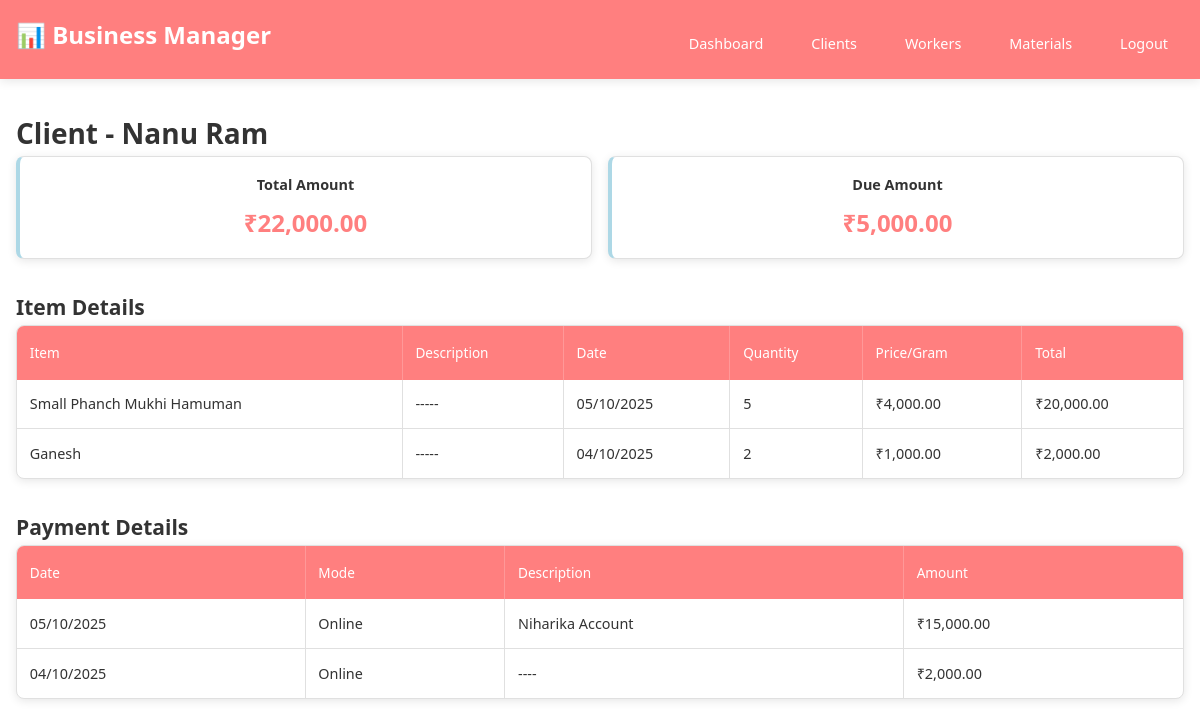
Page /client/Nanu Ram (signed in) on the earlier database version.
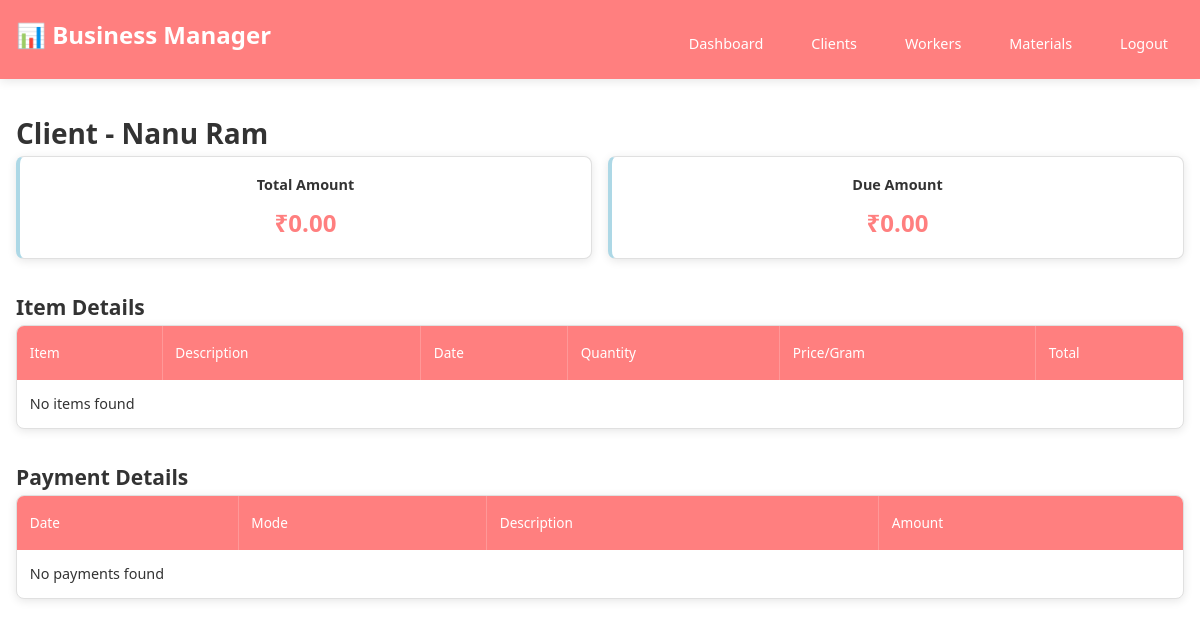
Same page on the later database version.
### app/models.py (models this page shows)
class client_workers(db.Model) :
    cw_id = db.Column(db.Integer, primary_key = True)
    client_name = db.Column(db.String(100), nullable = False)
    status = db.Column(db.String(100), nullable = False)
    client_order = db.relationship('Client_Order_Details', backref='student', lazy=True)
    client_payment = db.relationship('client_payment_details', backref='student', lazy=True)

class Client_Order_Details(db.Model) :
    co_id = db.Column(db.Integer, primary_key = True)
    item = db.Column(db.String(100), nullable = False)
    date = db.Column(db.Date, nullable = False)
    description = db.Column(db.String(100))
    quantity = db.Column(db.Integer, nullable = False)
    price = db.Column(db.Integer, nullable = False)
    total_amount = db.Column(db.Integer, db.Computed('quantity * price'))
    cw_id = db.Column(db.Integer, db.ForeignKey('client_workers.cw_id'), nullable=False)

class client_payment_details(db.Model):
    cp_id = db.Column(db.Integer, primary_key=True)
    date = db.Column(db.Date, nullable = False)
    mode = db.Column(db.String(100))
    description = db.Column(db.String(100))
    amount = db.Column(db.Integer, nullable = False)
    cw_id = db.Column(db.Integer, db.ForeignKey('client_workers.cw_id'), nullable=False)

### app/routes/tasks.py (the view)
    def wrapper(*args, **kwargs):
        if 'user' not in session:
            flash("⚠️ Please login first to continue.", "warning")
            return redirect(url_for('auth.login'))
        return view_func(*args, **kwargs)

### app/routes/tasks.py (called while the page is built)
def login_required(view_func):
    def wrapper(*args, **kwargs):
        if 'user' not in session:
            flash("⚠️ Please login first to continue.", "warning")
            return redirect(url_for('auth.login'))
        return view_func(*args, **kwargs)
    wrapper.__name__ = view_func.__name__
    return wrapper

### app/templates/clients_info.html (shortened to what this page needs)
{% extends "base.html" %}
{% block content %}
<h1 class="section-title">Client - {{ client["name"] }}</h1>
<section class="inventory-summary">
    <div class="summary-grid">
        <div class="summary-card">
            <h3>Total Amount</h3>
            <span>₹{{ "{:,.2f}".format(total_amount|default(0)) }}</span>
        </div>
        <div class="summary-card">
            <h3>Due Amount</h3>
            <span class="due">₹{{ "{:,.2f}".format(due_amount|default(0)) }}</span>
        </div>
    </div>
</section>
<section class="inventory-table">
    <h2>Item Details</h2>
    <div class="table-container">
        <table class="table">
            <thead>
                <tr>
                    <th>Item</th>
                    <th>Description</th>
                    <th>Date</th>
                    <th>Quantity</th>
                    <th>Price/Gram</th>
                    <th>Total</th>
                </tr>
            </thead>
            <tbody>
                {% for item in client["items"] %}
                <tr>
                    <td>{{ item["item"]|default('-') }}</td>
                    <td>{{ item["description"] or '-----' }}</td>
                    <td>{{ item["date"]|default('-') }}</td>
                    <td>{{ item["quantity"]|default(0) }}</td>
                    <td>₹{{ "{:,.2f}".format(item["price"]|default(0)) }}</td>
                    <td>₹{{ "{:,.2f}".format(item["total_amount"]|default(0)) }}</td>
                </tr>
                {% else %}
                <tr><td colspan="6">No items found</td></tr>
                {% endfor %}
            </tbody>
        </table>
    </div>
</section>
<section class="inventory-table">
    <h2>Payment Details</h2>
    <div class="table-container">
        <table class="table">
            <thead>
                <tr>
                    <th>Date</th>
                    <th>Mode</th>
                    <th>Description</th>
                    <th>Amount</th>
                </tr>
            </thead>
            <tbody>
                {% for pay in client["payments"] %}
                <tr>
                    <td>{{ pay["date"]|default('-') }}</td>
                    <td>{{ pay.get("mode", '-') }}</td>
                    <td>{{ pay["description"] or '----' }}</td>
                    <td>₹{{ "{:,.2f}".format(pay["amount"]|default(0)) }}</td>
                </tr>
                {% else %}
                <tr><td colspan="4">No payments found</td></tr>
                {% endfor %}
            </tbody>
        </table>
    </div>
</section>
{% endblock %}

### app/templates/base.html (shortened to what this page needs)
<!DOCTYPE html>
<html lang="en">
<head>
    <link rel="stylesheet" href="{{ url_for('static', filename='css/main.css') }}">
    <link rel="stylesheet" href="{{ url_for('static', filename='css/dashboard.css') }}">
    <link rel="stylesheet" href="{{ url_for('static', filename='css/forms.css') }}">
    <link rel="stylesheet" href="{{ url_for('static', filename='css/tables.css') }}">
    <link rel="stylesheet" href="{{ url_for('static', filename='css/cart_style.css') }}">
</head>
<body>
    <header class="header">
        <div class="container header-flex">
            <h1>📊 Business Manager</h1>
            <nav class="nav" id="navbar">
                <a href="{{ url_for('tasks.dashboard') }}"
                   {% if request.endpoint == 'tasks.dashboard' %}class="active"{% endif %}>Dashboard</a>
                <a href="{{ url_for('tasks.all_client') }}"
                   {% if request.endpoint == 'tasks.all_client' %}class="active"{% endif %}>Clients</a>
                <a href="{{ url_for('tasks.all_worker') }}"
                   {% if request.endpoint == 'tasks.all_worker' %}class="active"{% endif %}>Workers</a>
                <a href="{{ url_for('tasks.raw_materials') }}"
                   {% if request.endpoint == 'tasks.raw_materials' %}class="active"{% endif %}>Materials</a>
                <a href="{{ url_for('auth.logout') }}"
                   {% if request.endpoint == 'auth.logout' %}class="active"{% endif %}>Logout</a>
            </nav>
        </div>
    </header>
    <main class="main">
        <div class="container">
            {% block content %}{% endblock %}
        </div>
    </main>
</body>
</html>

### app/static/css/main.css (style rules this page uses)
* { margin: 0; padding: 0; box-sizing: border-box; }
:root { --primary-color: #FF7F7F; --secondary-color: #ADD8E6; --background-color: #FFFFFF; --text-color: #333333; --border-color: #E0E0E0; --success-color: #28A745; --danger-color: #DC3545; --warning-color: #FFC107; --shadow: 0 2px 10px rgba(0,0,0,0.1); }
body { font-family: 'Segoe UI', Tahoma, Geneva, Verdana, sans-serif; background-color: var(--background-color); color: var(--text-color); line-height: 1.6; font-size: 14px; }
.header { background-color: var(--primary-color); color: white; padding: 1rem 0; box-shadow: var(--shadow); position: sticky; top: 0; z-index: 100; }
.header-flex { display: flex; align-items: center; justify-content: space-between; }
.header h1 { font-size: 1.5rem; margin-bottom: 0.5rem; }
.nav { display: flex; gap: 1rem; margin-top: 0.5rem; flex-wrap: wrap; }
.nav a { color: white; text-decoration: none; padding: 0.5rem 1rem; border-radius: 5px; transition: background-color 0.3s; font-size: 0.9rem; }
.container { max-width: 1200px; margin: 0 auto; padding: 0 1rem; }
.main { padding: 2rem 0; min-height: calc(100vh - 80px); }
.due { color: var(--danger-color); font-weight: bold; }

### app/static/css/dashboard.css (style rules this page uses)
.summary-grid { display: grid; grid-template-columns: repeat(auto-fit, minmax(250px, 1fr)); gap: 1rem; margin-bottom: 2rem; }
.summary-card { background: white; border: 1px solid var(--border-color); border-left: 4px solid var(--primary-color); padding: 1.5rem; border-radius: 8px; box-shadow: var(--shadow); transition: transform 0.2s; }
.summary-card h3 { font-size: 0.9rem; color: var(--text-color); margin-bottom: 0.5rem; }
.summary-card .amount, .summary-card span { font-size: 1.8rem; font-weight: bold; color: var(--primary-color); }

### app/static/css/tables.css (style rules this page uses)
.table-container { background: white; border: 1px solid var(--border-color); border-radius: 8px; overflow: hidden; margin-bottom: 2rem; box-shadow: var(--shadow); }
table { width: 100%; border-collapse: collapse; font-size: 0.9rem; }
thead { background: var(--primary-color); color: white; }
thead th { padding: 1rem 0.8rem; text-align: left; font-weight: 500; font-size: 0.85rem; border-right: 1px solid rgba(255, 255, 255, 0.2); }
thead th:last-child { border-right: none; }
tbody tr { border-bottom: 1px solid var(--border-color); transition: background-color 0.2s; }
tbody tr:last-child { border-bottom: none; }
tbody td { padding: 0.8rem; border-right: 1px solid var(--border-color); vertical-align: middle; }
tbody td:last-child { border-right: none; }
.inventory-summary { margin-bottom: 2rem; }
.inventory-summary .summary-grid { display: grid; grid-template-columns: repeat(auto-fit, minmax(200px, 1fr)); gap: 1rem; }
.inventory-summary .summary-card { background: white; border: 1px solid var(--border-color); border-left: 4px solid var(--secondary-color); padding: 1rem; border-radius: 8px; text-align: center; }
.inventory-summary .summary-card h3 { font-size: 0.9rem; color: var(--text-color); margin-bottom: 0.5rem; }
.inventory-summary .summary-card span { font-size: 1.5rem; font-weight: bold; color: var(--primary-color); }

Differences in the rows shown:
removed Client_Order_Details: item "Small Phanch Mukhi Hamuman", description "-----", date "05/10/2025", quantity "5", price "4,000.00", total_amount "20,000.00"
removed Client_Order_Details: item "Ganesh", description "-----", date "04/10/2025", quantity "2", price "1,000.00", total_amount "2,000.00"
removed client_payment_details: date "05/10/2025", get "Online", description "Niharika Account", amount "15,000.00"
removed client_payment_details: date "04/10/2025", get "Online", description "----", amount "2,000.00"
Other differences:
{{ "{:,.2f}".format(total_amount|default(0)) }}: "22,000.00" → "0.00"
{{ "{:,.2f}".format(due_amount|default(0)) }}: "5,000.00" → "0.00"
text now shown: "No items found No payments found"
